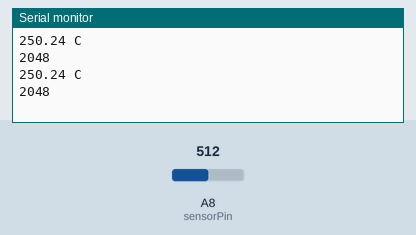
Recording of a sketch running on a simulated Arduino Mega 2560, built with avr-gcc and run on an emulated ATmega2560. Parts: the last lines printed to the serial monitor. The inputs (shaded band) are chosen by the test bench; at power-on: A8 (sensorPin) = 512.

Above: at 1.2 s.
1.3 s: A8 (sensorPin) set to 716
At 2.6 s:
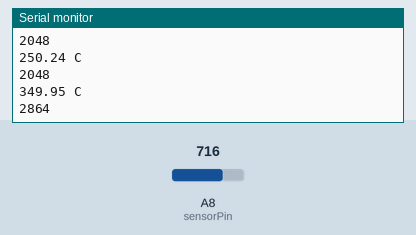
2.8 s: A8 (sensorPin) set to 900
At 3.8 s:
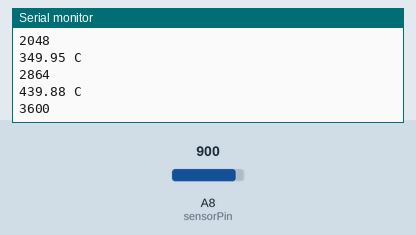
Timing chart, 0 to 5.8 s (numbered marks = the images above; inputs shaded):
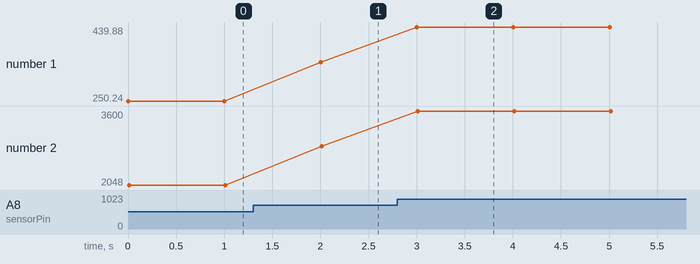

The sketch:

Reto10_Arduino.ino
```cpp
const int sensorPin = A8;

void setup() {
  Serial.begin(9600);
}

void loop() {
  int value = analogRead(sensorPin);
  float millivolts = (value / 1023.0) * 5000;
  float celcius = millivolts / 10;
  Serial.print(celcius);
  Serial.println(" C");
  Serial.println(analogRead(sensorPin)*4);
  delay(1000);
}

//25°C = 200
//35 = 7
//45 = 92
//55 = 400
//65 = 132
//75 = 152
//85 = 172
//95 = 192
//105 = 212
```

Measured:
- after the input at 1.3 s, the serial monitor: prints a new line after 0.70 s (image 1)
- after the input at 2.8 s, the serial monitor: prints a new line after 0.20 s (image 2)
- plotted number 1: 250.24 → 349.95 after the input at 1.3 s, 349.95 → 439.88 after the input at 2.8 s
- plotted number 2: 2048 → 2864 after the input at 1.3 s, 2864 → 3600 after the input at 2.8 s
